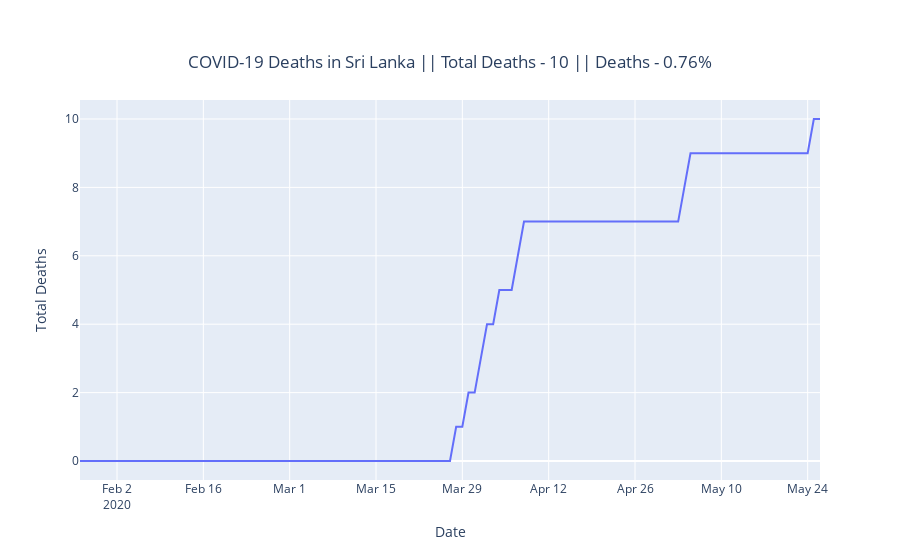

The code cell stored with this chart in its notebook:
### Markdown cell above
# Total Deaths

### Code cell
x = date_objects
y = deaths_list
fig = go.Figure(data=go.Scatter(x=x, y=y))
yLabelTitle(fig,y)
fig.show()
